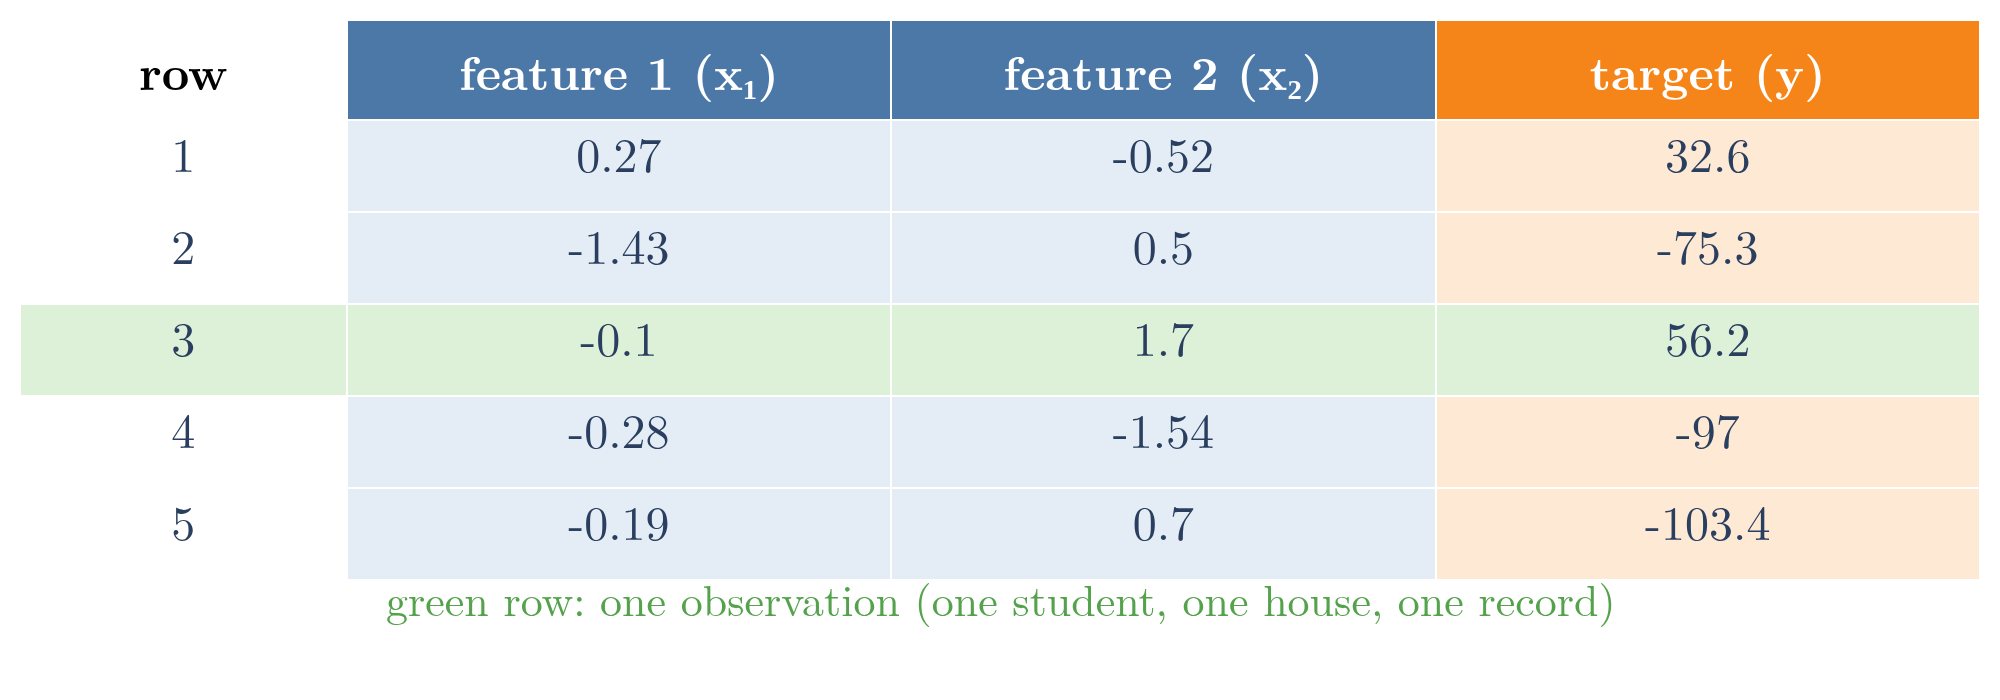

Reproduce this figure in Python.
"""The words of the Note on the Note's own data (Plotly table): the first five observations of the make_regression
data. Blue columns are the features x1 and x2, the orange column is the target y, and the green row is one
observation."""
from pathlib import Path
import numpy as np
import plotly.graph_objects as go
from sklearn.datasets import make_regression

here = Path(__file__).parent
X, y = make_regression(n_samples=100, n_features=2, n_informative=2, noise=50, random_state=7)
assert X.shape == (100, 2)
rows = 5
fill = lambda base: [["#DDF0D8" if i == 2 else base for i in range(rows)]]
fig = go.Figure(go.Table(
    columnwidth=[90, 150, 150, 150],
    header=dict(values=["<b>row</b>", "<b>feature 1 (x₁)</b>", "<b>feature 2 (x₂)</b>", "<b>target (y)</b>"],
                fill_color=["white", "#4C78A8", "#4C78A8", "#F58518"], font=dict(color=["black", "white", "white", "white"], size=24),
                height=50, align="center", line_color="white"),
    cells=dict(values=[list(range(1, rows + 1)), np.round(X[:rows, 0], 2), np.round(X[:rows, 1], 2), np.round(y[:rows], 1)],
               fill_color=[fill("white")[0], fill("#E4EDF6")[0], fill("#E4EDF6")[0], fill("#FDE9D4")[0]],
               font=dict(size=24), height=46, align="center", line_color="white")))
fig.add_annotation(x=0.5, y=-0.02, xref="paper", yref="paper", showarrow=False, font=dict(size=22, color="#54A24B"),
                   text="green row: one observation (one student, one house, one record)")
fig.update_layout(width=1000, height=350, font=dict(family="Latin Modern Roman"), margin=dict(l=10, r=10, t=10, b=40))
fig.write_image(here / "data_table.png", scale=2)
